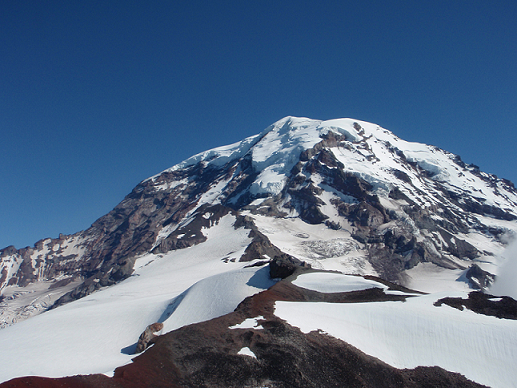
#> input picture HW2/data/Rainier1.png, 517 x 388 px
$ python match.py
#> lines starting #> are read from the running program, lines starting #| are printed output that depends on the picture
#> further down, img1 is the input picture: shape (388, 517, 3); mean B, G, R 135.7, 109.3, 88.8
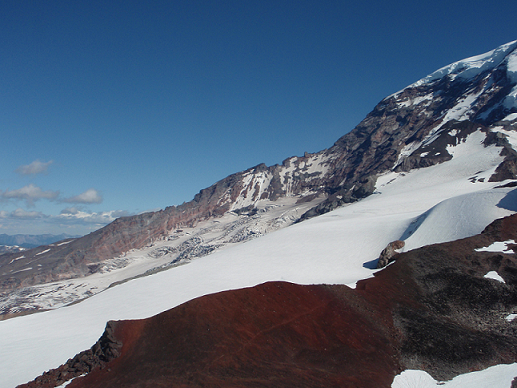
#> input picture HW2/data/Rainier3.png, 517 x 388 px
#> further down, img2 is the input picture: shape (388, 517, 3); mean B, G, R 124.3, 104, 87.8
import cv2
import numpy as np

MIN_MATCH_COUNT = 10

def show_match_image(img1, img2):
    # Initiate SIFT detector
    sift = cv2.xfeatures2d.SIFT_create()
    # find the keypoints and descriptors with SIFT
    kp1, des1 = sift.detectAndCompute(img1,None)
#> kp1 = 1028 keypoints; strongest (x, y, size): (461, 210, 2.2), (245, 351, 6.9), (260, 327, 2.7), (500, 299, 1.9)
    kp2, des2 = sift.detectAndCompute(img2,None)
#> kp2 = 684 keypoints; strongest (x, y, size): (422, 155, 2.7), (481, 180, 3), (485, 276, 2), (498, 247, 9)
    # BFMatcher with default params
    bf = cv2.BFMatcher()
    matches = bf.knnMatch(des1,des2, k=2)
#> matches = 1028 matches
    # Apply ratio test
    good = []
    for m,n in matches:
        if m.distance < 0.75*n.distance:

          good.append(m)
#> after the loop, good = 266 matches
    # cv2.drawMatchesKnn expects list of lists as matches.
    good_2 = np.expand_dims(good, 1)
    matching = cv2.drawMatchesKnn(img1,kp1,img2,kp2,good_2[:20],None, flags=2)
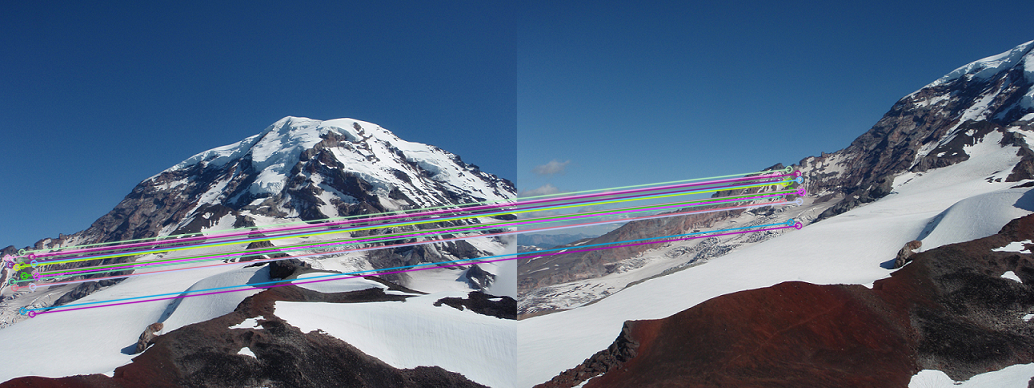
#> matching: shape (388, 1034, 3); mean B, G, R 130.8, 106.9, 89.3

    if len(good)>MIN_MATCH_COUNT:
        # 獲取關鍵點的坐標
        src_pts = np.float32([ kp1[m.queryIdx].pt for m in good ]).reshape(-1,1,2)
#> src_pts = 266 rows, first 8: [7.3, 257.5], [8.5, 264.2], [10.58, 264.5], [11.76, 281.5], [11.76, 281.5], [14.22, 287.4], [16.41, 266.8], [19.92, 259.9]
        dst_pts = np.float32([ kp2[m.trainIdx].pt for m in good ]).reshape(-1,1,2)
#> dst_pts = 266 rows, first 8: [259.3, 174], [260.4, 180.1], [262.3, 180.1], [263.5, 195.9], [263.5, 195.9], [265.8, 201.2], [267.4, 182.6], [270.2, 176.3]

        H, mask = cv2.findHomography(dst_pts, src_pts, cv2.RANSAC,5.0)
#> H = [[1.39, -0.0376, -345.3], [0.204, 1.21, 38.64], [0.000862, -0.000303, 1]]; mask = 266 values, max 1 at index 0, min 0 at index 41, mean 0.955
        wrap = cv2.warpPerspective(img2, H, (img2.shape[1]+img2.shape[1] , img2.shape[0]+img2.shape[0]))
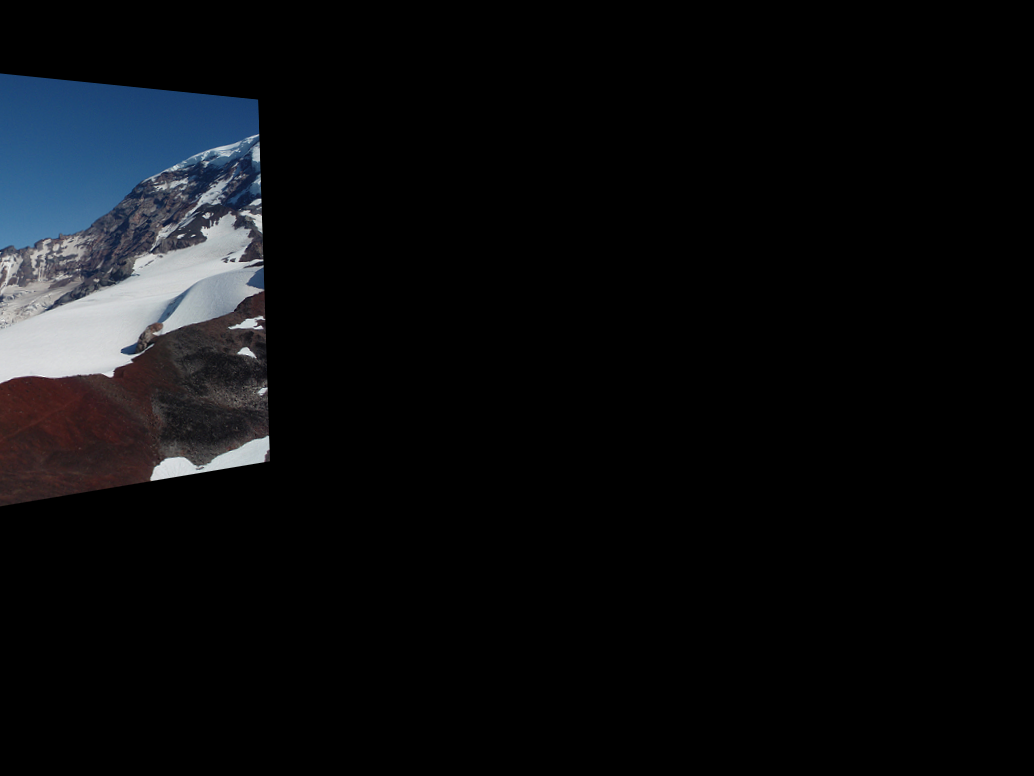
#> wrap: shape (776, 1034, 3); mean B, G, R 14.3, 12.2, 11
        # result = cv2.addWeighted(img1, 0.5, wrap, 0.5, 0)
        wrap[0:img2.shape[0], 0:img2.shape[1]] = img1
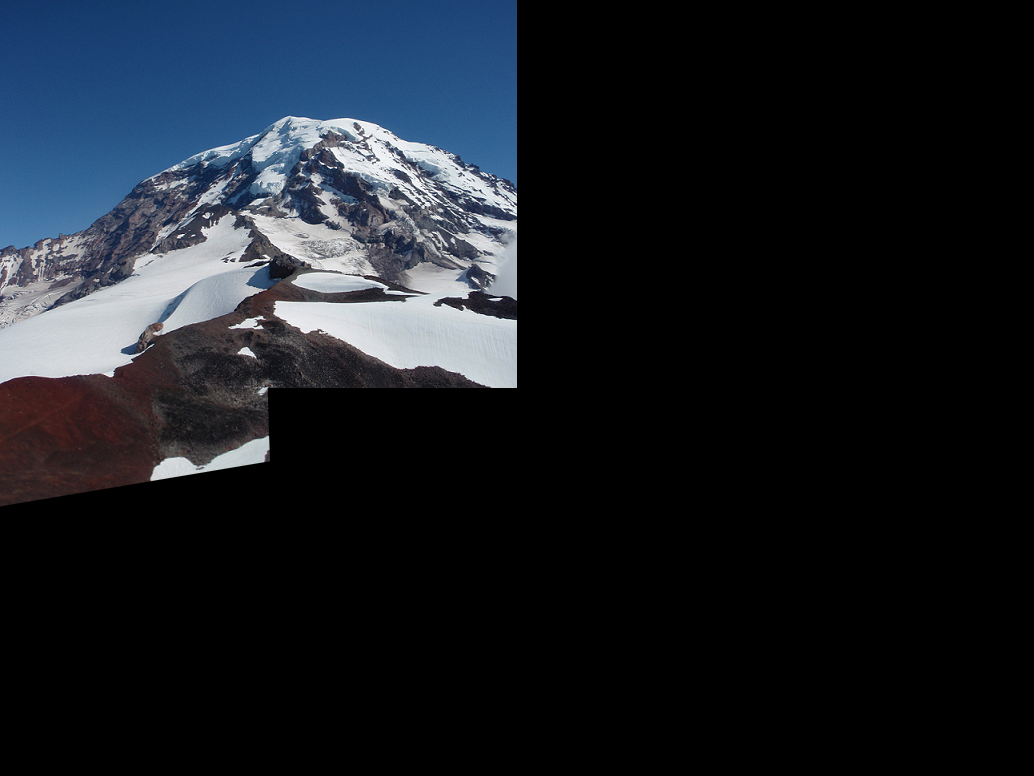
#> wrap: shape (776, 1034, 3); mean B, G, R 35.5, 28.9, 24.2

        # [4 lines of commented-out code are left out]
        result = wrap

        cv2.imshow('Match Result', matching)
        cv2.waitKey(0)
        cv2.destroyAllWindows()

        return matching, result

if __name__ == '__main__':
    img1 = cv2.imread('data/Rainier1.png')  # queryImage
    img2 = cv2.imread('data/Rainier3.png')  # trainImage
    matching, result = show_match_image(img1, img2)
